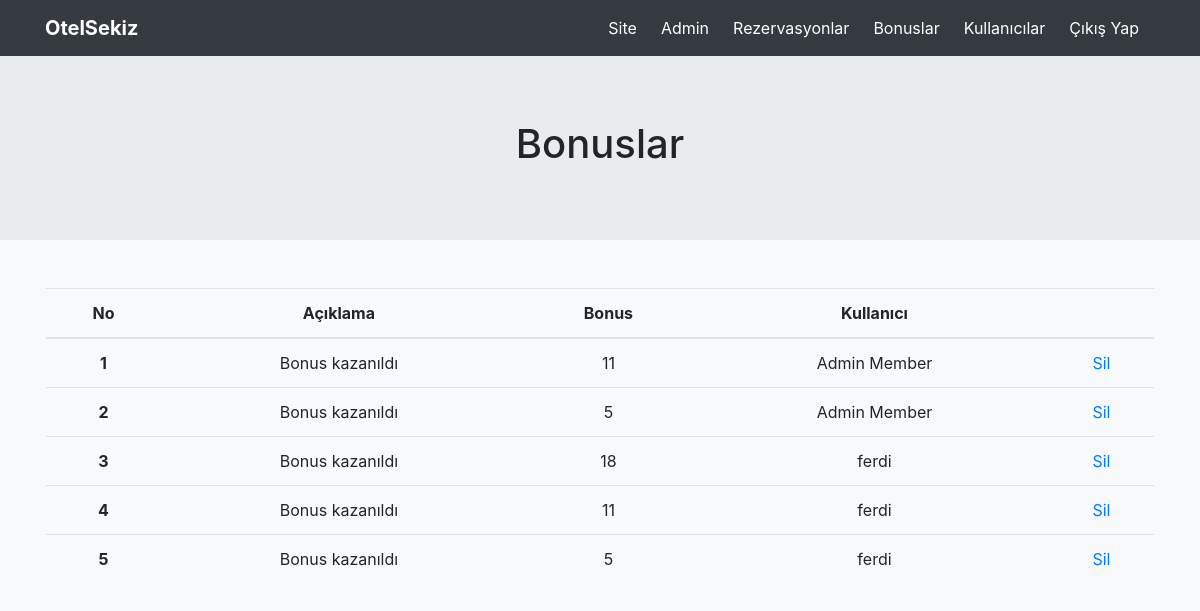
Page /admin/bonuslar (signed in) on the committed database.
### app.py (models this page shows)
    class Bonus(db.Model):
        __tablename__ = 'bonuslar'
        id = db.Column(db.Integer(), primary_key=True)
        aciklama = db.Column(db.String(120), server_default='')
        bonus = db.Column(db.String(20), server_default='0')
        musteri = db.Column(db.String(90), server_default='0')
        user_id = db.Column(db.Integer(), db.ForeignKey('users.id', ondelete='CASCADE'))

### app.py (the view)
    @app.route('/admin/bonuslar')
    @roles_required('Admin')
    def admin_bonuslar():
        bonuslar = Bonus.query.order_by(Bonus.id).all()
        return render_template('admin/bonuslar.html', bonuslar=bonuslar)

### templates/admin/bonuslar.html
{% include 'admin/header.html' %}
<div class="jumbotron jumbotron-fluid">
  <div class="container">
    <h1 class="display-6 text-center">Bonuslar</h1>
  </div>
</div>
<div class="container p-3 text-center">
  <table class="table">
    <thead>
      <tr>
        <th scope="col">No</th>
        <th scope="col">Açıklama</th>
        <th scope="col">Bonus</th>
        <th scope="col">Kullanıcı</th>
        <th scope="col"></th>
      </tr>
    </thead>
    <tbody>
      {% for bonus in bonuslar %}
      <tr>
        <th scope="row">{{bonus.id}}</th>
        <td>{{bonus.aciklama}}</td>
        <td>{{bonus.bonus}}</td>
        <td>{{bonus.musteri}}</td>
        <td><a href="/admin/bonus_sil/{{bonus.id}}">Sil</a></td>
      </tr>
      {% endfor %}
    </tbody>
  </table>
</div>
{% include 'admin/footer.html' %}

### rows in the picture
Bonus: id "1", aciklama "Bonus kazanıldı", bonus "11", musteri "Admin Member"
Bonus: id "2", aciklama "Bonus kazanıldı", bonus "5", musteri "Admin Member"
Bonus: id "3", aciklama "Bonus kazanıldı", bonus "18", musteri "ferdi"
Bonus: id "4", aciklama "Bonus kazanıldı", bonus "11", musteri "ferdi"
Bonus: id "5", aciklama "Bonus kazanıldı", bonus "5", musteri "ferdi"
